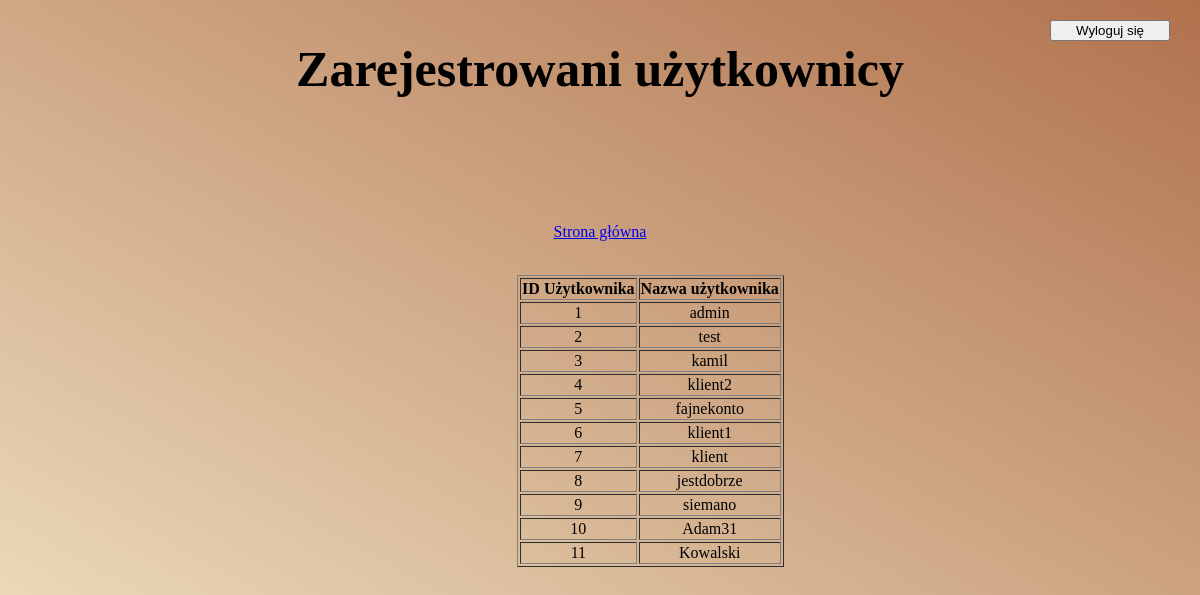
/registeredusers.php, run on the app's committed database.
### tables this page shows
CREATE TABLE `uzytkownicy` (
  `ID` int(11) NOT NULL,
  `username` varchar(25) NOT NULL,
  `password` varchar(50) NOT NULL
);

### registeredusers.php (the view, shortened to what this page needs)
<!doctype html>
<html>
<head>
    <link rel="stylesheet" href="style.css">
</head>
<body>
<form action="logout.php">
    <div class="logout">
        <button class="zoom">Wyloguj się</button>
    </div>
</form>
<h1 id="ih1">Zarejestrowani użytkownicy</h1>
<div class="mainpage"><p><a href="main_pageadmin.php">Strona główna</a></p></div>
<br>
<div class="userlist">
    <div class="tabela-zaw">
        <table border="1">
            <thead>
            <tr>
                <th>ID Użytkownika</th>
                <th>Nazwa użytkownika</th>
            </tr>
            </thead>
            <tbody>
            <?php
            $conn = db_connect();
            $result = $conn->query("select * from uzytkownicy");
            while ($row = $result->fetch_assoc()) {
                ?>
                <tr>
                    <td><?php echo $row['ID']; ?> </td>
                    <td><?php echo $row['username']; ?> </td>
                </tr>
                <?php
            }
            ?>
            </tbody>
        </table>
    </div>
</div>
<br>
</body>
</html>

### style.css (style rules this page uses)
body { background-image: url("brown-gradient-yellow-linear-1920x1080-c2-ffffe0-a0522d-a-210-f-14.jpg"); }
#ih1 { margin-top: 40px; text-align: center; font-size: 50px; color: black; }
.mainpage { text-align: center; margin-top: 125px; }
.logout { position: absolute; top: 20px; right: 50px; width: 100px; transition: transform .2s; }
.zoom { transition: transform .2s; width: 120px; }
.userlist { margin-top: 100; margin-left: 43%; }
.tabela-zaw { text-align: center; }

### data on the page
uzytkownicy: ID "1", username "admin"
uzytkownicy: ID "2", username "test"
uzytkownicy: ID "3", username "kamil"
uzytkownicy: ID "4", username "klient2"
uzytkownicy: ID "5", username "fajnekonto"
uzytkownicy: ID "6", username "klient1"
uzytkownicy: ID "7", username "klient"
uzytkownicy: ID "8", username "jestdobrze"
uzytkownicy: ID "9", username "siemano"
uzytkownicy: ID "10", username "Adam31"
uzytkownicy: ID "11", username "Kowalski"
